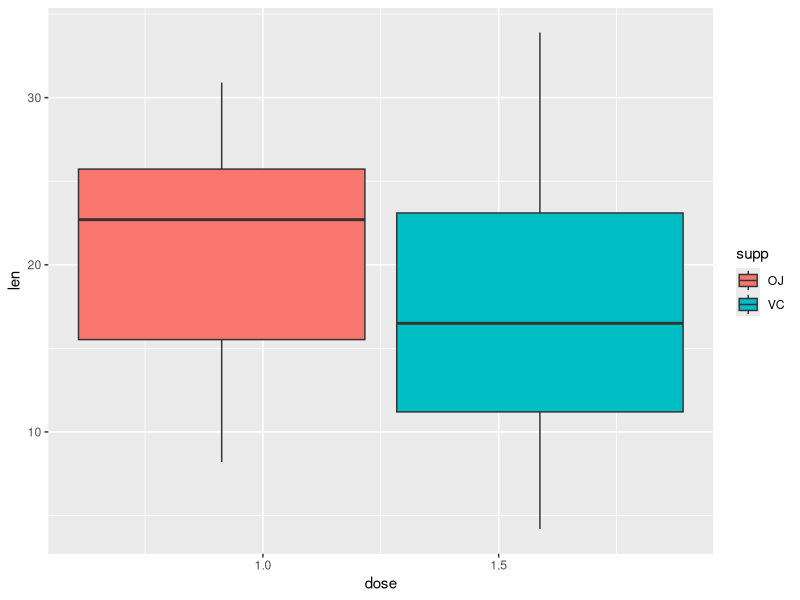

Write R code to recreate this figure.
## ---- chunk 1
set.seed(123) # this ensures that any psuedo-random computations are always the same
## ---- chunk 2

# UNCOMMENT THE CODE

R.version

sessionInfo()
## ---- chunk 3

library(tidyverse)
sessionInfo()

## ---- chunk 4

iris_tibble <- as_tibble(ToothGrowth)
print(iris_tibble)

## ---- chunk 5

# YOUR CODE HERE
filter(ToothGrowth, supp == "OJ")

## ---- chunk 6

# YOUR CODE HERE
filter(ToothGrowth, supp == "VC" & dose >= 1.0)


## ---- chunk 7

# YOUR CODE HERE
tooth_growth_tibble <- ToothGrowth %>% 
  group_by(supp) %>% 
  summarise(mean_length = mean(len))
print(tooth_growth_tibble)

## ---- chunk 8

# YOUR CODE HERE
  ggplot(ToothGrowth, aes(x = dose, y = len, fill = supp)) +
  geom_boxplot()

